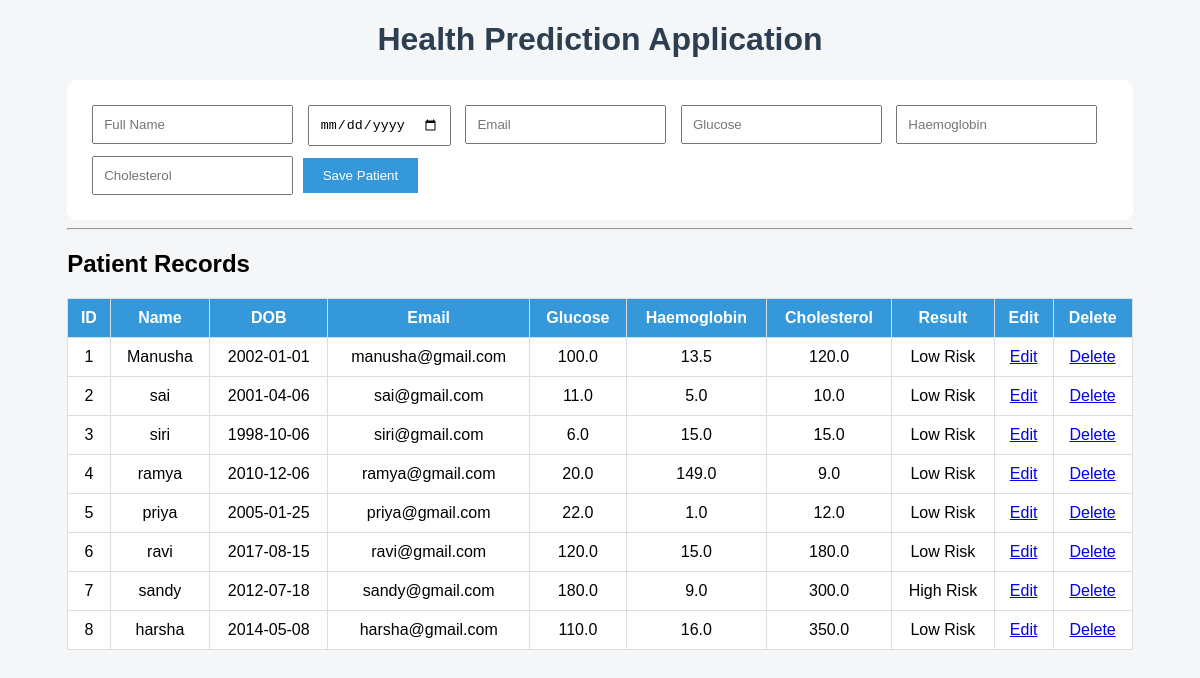
Before: / with the older database file.
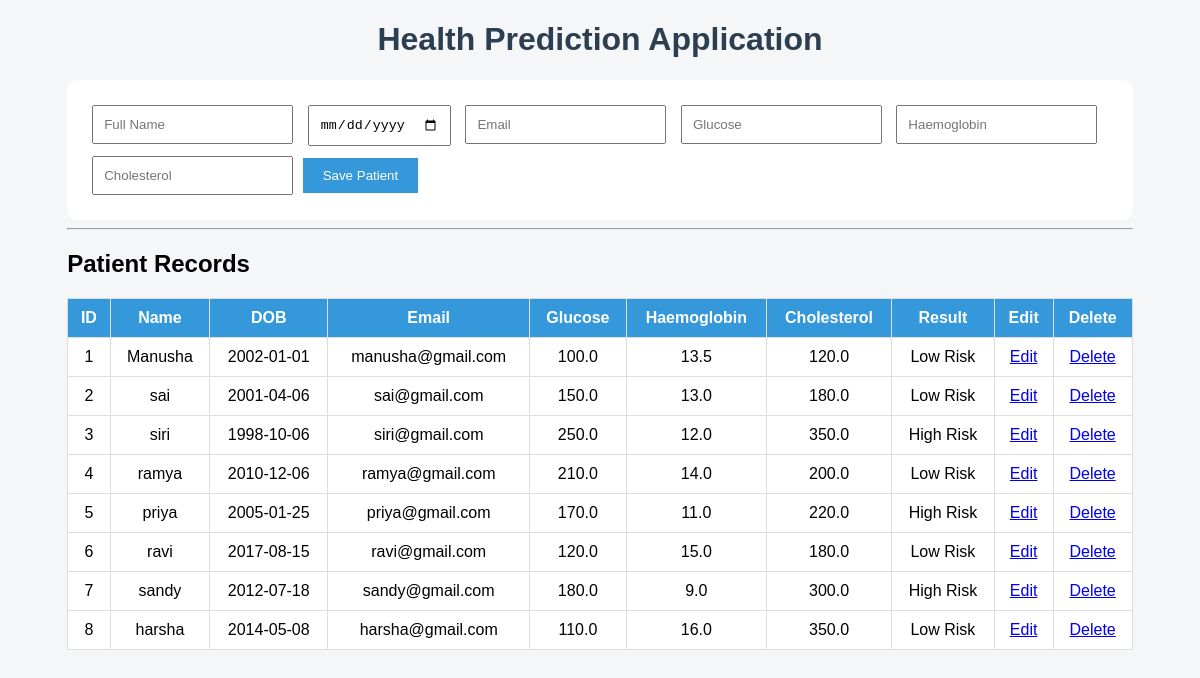
After: the same page with the newer database file.
### tables this page shows
CREATE TABLE patients(
    patient_id INTEGER PRIMARY KEY AUTOINCREMENT,
    full_name TEXT,
    dob TEXT,
    email TEXT,
    glucose REAL,
    haemoglobin REAL,
    cholesterol REAL,
    remarks TEXT
);

### api.py (the view)
@app.route("/")
def index():
    conn = sqlite3.connect("health.db")
    cursor = conn.cursor()
    cursor.execute("SELECT * FROM patients")
    patients = cursor.fetchall()
    conn.close()
    return render_template(
        "index.html",
        patients=patients
    )

### templates/index.html (shortened to what this page needs)
<!DOCTYPE html>
<html>
<head>
    <link rel="stylesheet"
          href="{{ url_for('static', filename='style.css') }}">
</head>
<body>
<div class="container">
<h1>Health Prediction Application</h1>
<form action="/add" method="POST">
<input type="text"
       name="full_name"
       placeholder="Full Name"
       required>
<input type="date"
       name="dob"
       required>
<input type="email"
       name="email"
       placeholder="Email"
       required>
<input type="number"
       name="glucose"
       placeholder="Glucose"
       required>
<input type="number"
       step="0.1"
       name="haemoglobin"
       placeholder="Haemoglobin"
       required>
<input type="number"
       name="cholesterol"
       placeholder="Cholesterol"
       required>
<button type="submit">
Save Patient
</button>
</form>
<hr>
<h2>Patient Records</h2>
<table>
<tr>
<th>ID</th>
<th>Name</th>
<th>DOB</th>
<th>Email</th>
<th>Glucose</th>
<th>Haemoglobin</th>
<th>Cholesterol</th>
<th>Result</th>
<th>Edit</th>
<th>Delete</th>
</tr>
{% for patient in patients %}
<tr>
<td>{{ patient[0] }}</td>
<td>{{ patient[1] }}</td>
<td>{{ patient[2] }}</td>
<td>{{ patient[3] }}</td>
<td>{{ patient[4] }}</td>
<td>{{ patient[5] }}</td>
<td>{{ patient[6] }}</td>
<td>{{ patient[7] }}</td>
<td>
    <a href="/edit/{{ patient[0] }}">
        Edit
    </a>
</td>
<td>
    <a href="/delete/{{ patient[0] }}"
       onclick="return confirm('Delete this patient?')">
        Delete
    </a>
</td>
</tr>
{% endfor %}
</table>
</div>
</body>
</html>

### static/style.css (style rules this page uses)
body { font-family: Arial; background-color:#f4f6f8; }
.container { width:90%; margin:auto; }
h1 { text-align:center; color:#2c3e50; }
form { background:white; padding:20px; border-radius:10px; }
input { padding:10px; margin:5px; }
button { padding:10px 20px; background:#3498db; color:white; border:none; cursor:pointer; }
table { width:100%; border-collapse:collapse; background:white; }
th { background:#3498db; color:white; }
th,td { border:1px solid #ddd; padding:10px; text-align:center; }

Changed rows visible on the page:
changed patients "sai": glucose "11.0" → "150.0"; haemoglobin "5.0" → "13.0"; cholesterol "10.0" → "180.0"
changed patients "siri": glucose "6.0" → "250.0"; haemoglobin "15.0" → "12.0"; cholesterol "15.0" → "350.0"; remarks "Low Risk" → "High Risk"
changed patients "ramya": glucose "20.0" → "210.0"; haemoglobin "149.0" → "14.0"; cholesterol "9.0" → "200.0"
changed patients "priya": glucose "22.0" → "170.0"; haemoglobin "1.0" → "11.0"; cholesterol "12.0" → "220.0"; remarks "Low Risk" → "High Risk"
